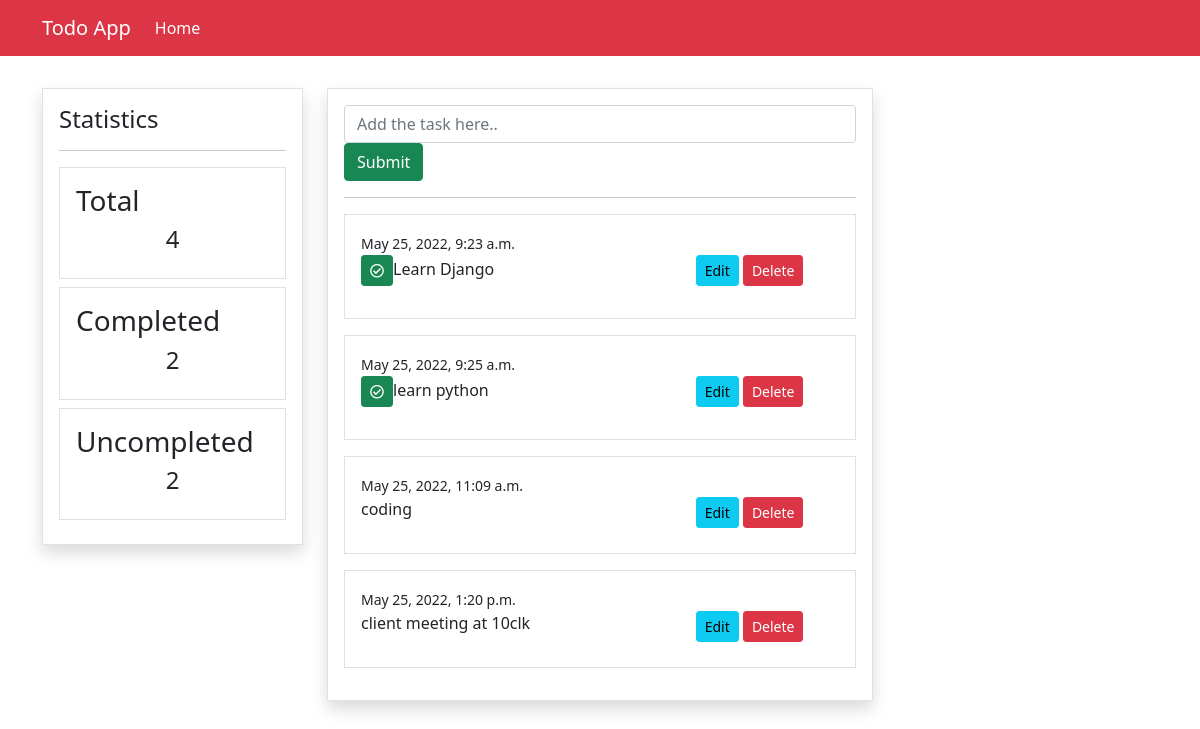
The page / on the database its author committed.
### todoapp/models.py (models this page shows)
class Task(models.Model):
    content = models.CharField(max_length=100)
    date = models.DateTimeField(auto_now_add=True)
    complete = models.BooleanField(default=False)

### todoapp/views.py (the view)
# urls.py: path('',views.index, name='todo-index'),
def index(request):
    todos = Task.objects.all()
    count_todos = todos.count()
    completed_todo = Task.objects.filter(complete=True)
    count_completed_todo =  completed_todo.count()
    uncompleted = count_todos - count_completed_todo
    if request.method == 'POST':
        form = TaskForm(request.POST)
        if form.is_valid():
            form.save()
            return redirect('/')
    else:
        form = TaskForm()
    context = {
        'todos' : todos,
        'form' : form,
        'count_todos': count_todos,
        'count_completed_todo' : count_completed_todo,
        'uncompleted' : uncompleted,
    }
    return render(request, 'todo/index.html', context)

### todoapp/forms.py
class TaskForm(forms.ModelForm):
    content = forms.CharField(label='', widget=forms.TextInput(attrs={'placeholder':'Add the task here..'}))
    class Meta:
        model = Task
        fields = ['content']

### templates/todo/index.html (shortened to what this page needs)
{% extends 'partials/base.html' %}
{% load crispy_forms_tags %}
{% block content%}
<div class="border p-3 shadow" >
    <form method="POST">
        {{ form|crispy }}
        <input class="btn btn-success  btn-block" type="submit" value="Submit">
    </form>
    <hr>
    {% for todo in todos %}
    <div class="border p-3 mb-3">
        <small> {{ todo.date }} </small>
        <div class="row">
            <div class="col-md-8">
                {% if todo.complete == True %}
                <p><span class="btn btn-success btn-sm mr-2"><i class="far fa-check-circle"></i>
                    </span></i>{{ todo.content }}</p>
                {% else %}
                <p>{{ todo.content }}</p>
                {% endif %}
            </div>
            <div class="col-md-4">
                <a class="btn btn-info btn-sm" href="{% url 'todo-update' todo.id  %}">Edit</a>
                <a class="btn btn-danger btn-sm" href="{% url 'todo-delete' todo.id %}">Delete</a>
            </div>
        </div>
    </div>
  {% endfor %}
</div>
{% endblock %}

### templates/partials/base.html (shortened to what this page needs)
<!doctype html>
<html lang="en">
  <head>
    <link href="https://cdn.jsdelivr.net/npm/bootstrap@5.0.2/dist/css/bootstrap.min.css" rel="stylesheet">
     <link rel="stylesheet" href="https://use.fontawesome.com/releases/v5.15.2/css/all.css"
>
  </head>
  <body>
    {% include 'partials/nav.html' %}
    <div class="container">
        <div class="row mt-3 pt-3">
            <div class="col-md-3">
            {% include 'partials/aside.html' %}
            </div>
            <div class="col-md-6">
            {% block content%}
            {% endblock %}
            </div>
            <div class="col-md-3">
            </div>
        </div>
    </div>
  </body>
</html>

### templates/partials/nav.html (shortened to what this page needs)
<html>
  <head>
  </head>
  <body>
    <nav class="navbar navbar-expand-lg navbar-info bg-danger">
      <div class="container">
        <a class="navbar-brand text-white" href="#">Todo App</a>
        <div class="collapse navbar-collapse" id="navbarSupportedContent">
          <ul class="navbar-nav me-auto mb-2 mb-lg-0">
            <li class="nav-item">
              <a class="nav-link text-white" aria-current="page" href="{% url 'todo-index' %}">Home</a>
            </li>
          </ul>
        </div>
      </div>
    </nav>
  </body>
  </html>

### templates/partials/aside.html
<div class="border p-3 shadow">
    <h4>Statistics</h4>
    <hr>
    <div class="border p-3 mb-2" >
        <h3>Total</h3>
        <h4 class="text-center">{{ count_todos }}</h4>
    </div>
    <div class="border p-3 mb-2">
        <h3>Completed</h3>
        <h4 class="text-center">{{  count_completed_todo }}</h4>
    </div>
    <div class="border p-3 mb-2">
        <h3>Uncompleted</h3>
        <h4 class="text-center">{{ uncompleted }}</h4>
    </div>
</div>

### templates/partials/base.html (style rules this page uses)
body { background-image: url('https://images.pexels.com/photos/743986/pexels-photo-743986.jpeg?auto=compress&cs=tinysrgb&w=1260&h=750&dpr=2'); background-size:cover; }

### rows shown on the page
Task: date "May 25, 2022, 9:23 a.m.", content "Learn Django"
Task: date "May 25, 2022, 9:25 a.m.", content "learn python"
Task: date "May 25, 2022, 11:09 a.m.", content "coding"
Task: date "May 25, 2022, 1:20 p.m.", content "client meeting at 10clk"

### other values the page prints
{{ count_todos }} "4"
{{ count_completed_todo }} "2"
{{ uncompleted }} "2"
